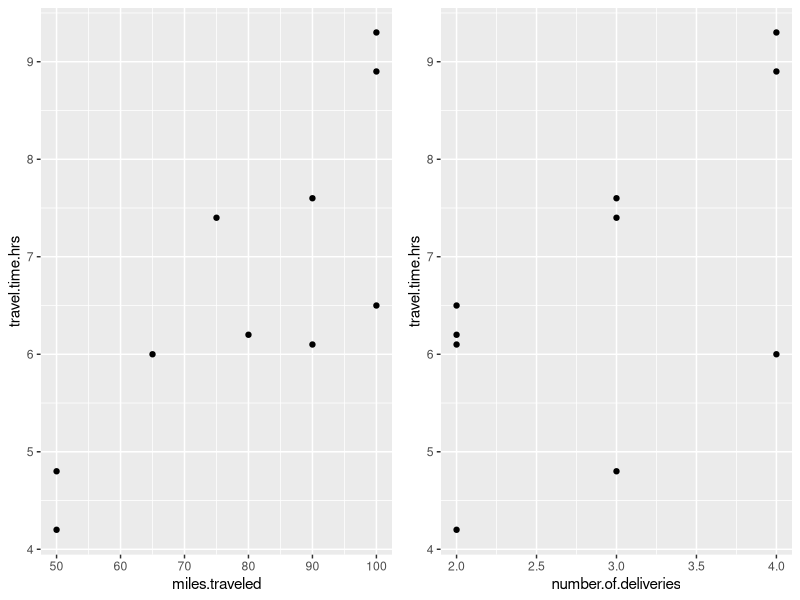
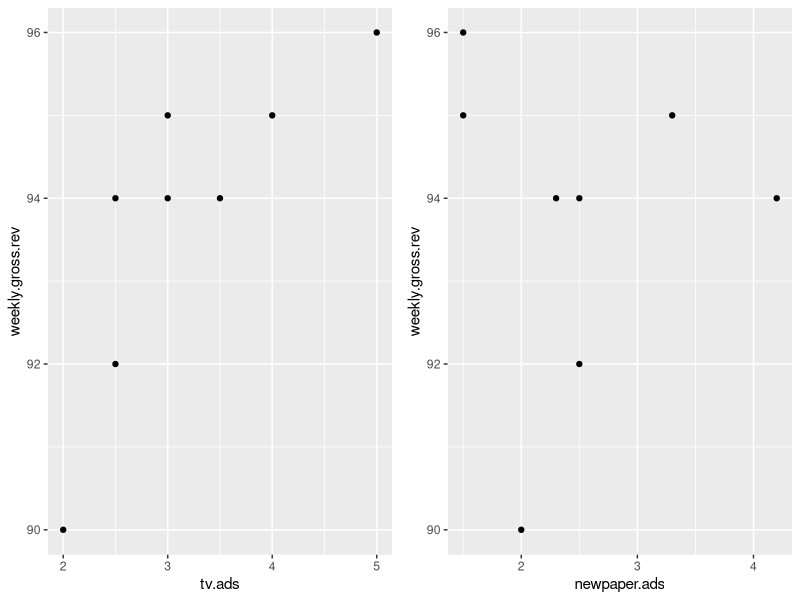

Recreate these plots in R, in order.
## ---- chunk 1
library(tidyverse)
library(cowplot)
library(kableExtra)

## ---- chunk 2

driving.assignment <- c(1:10)
miles.traveled <- c(100, 50, 100, 100, 50, 80, 75, 65, 90, 90)
number.of.deliveries <- c(4, 3, 4, 2, 2, 2, 3, 4, 3, 2)
travel.time.hrs <- c(9.3, 4.8, 8.9, 6.5, 4.2, 6.2, 7.4, 6, 7.6, 6.1)

transport.df <- data.frame(driving.assignment, miles.traveled, number.of.deliveries, travel.time.hrs)

transport.df %>% kbl() %>% kable_styling(bootstrap_options = c("striped", "bordered"), full_width = F)

## ---- chunk 3
g1.transport <- ggplot(transport.df, aes(x = miles.traveled, y = travel.time.hrs)) + geom_point()
g2.transport <- ggplot(transport.df, aes(x = number.of.deliveries, y = travel.time.hrs)) + geom_point()

plot_grid(g1.transport, g2.transport)


## ---- chunk 4
transport.lm <- lm(travel.time.hrs ~ miles.traveled, 
                   data = transport.df)

summary(transport.lm)

## ---- chunk 5
names(transport.df)

## ---- chunk 6
transport.lm2 <- lm(travel.time.hrs ~ miles.traveled + number.of.deliveries,
                    data = transport.df)

summary(transport.lm2)

## ---- chunk 7
weekly.gross.rev <- c(96, 90, 95, 92, 95, 94, 94, 94)
tv.ads <- c(5, 2, 4, 2.5, 3, 3.5, 2.5, 3)
newpaper.ads <- c(1.5, 2, 1.5, 2.5, 3.3, 2.3, 4.2, 2.5)

movie.df <- data.frame(weekly.gross.rev, tv.ads, newpaper.ads)

movie.df %>% kbl() %>% kable_styling(bootstrap_options = c("striped", "bordered"), full_width = F)

## ---- chunk 8
g1.movie <- ggplot(movie.df, aes(x = tv.ads, y = weekly.gross.rev)) + geom_point()
g2.movie <- ggplot(movie.df, aes(x = newpaper.ads, y = weekly.gross.rev)) + geom_point()

plot_grid(g1.movie, g2.movie)
## ---- chunk 9
movie.lm <- lm(weekly.gross.rev ~ tv.ads, 
               data = movie.df)

summary(movie.lm)
